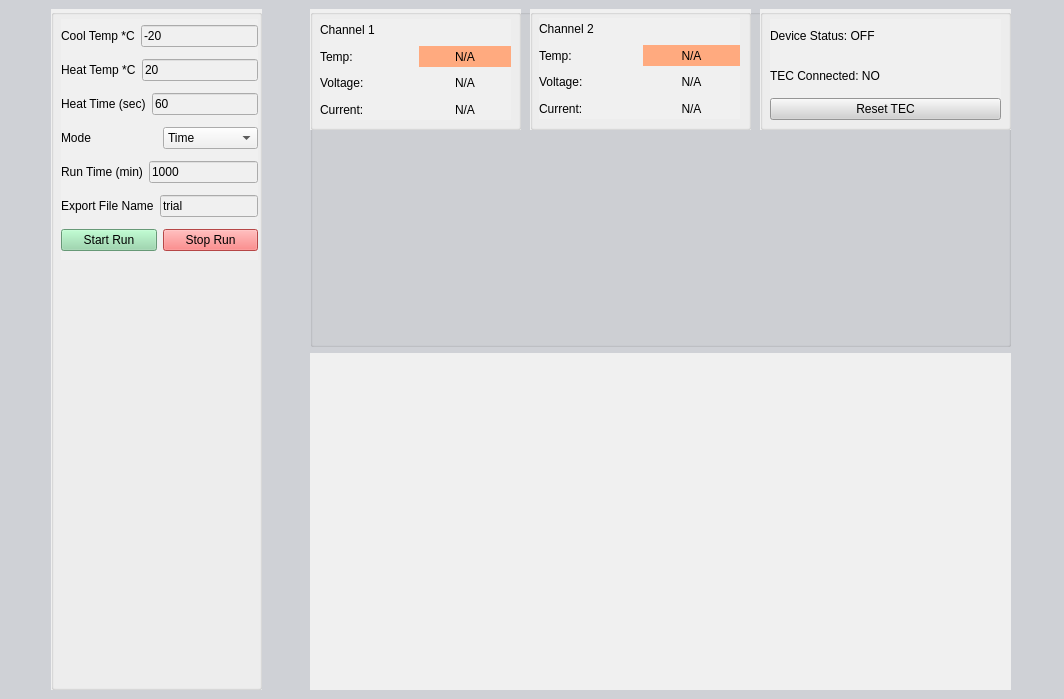
<?xml version="1.0" encoding="UTF-8"?>
<ui version="4.0">
 <class>MainWindow</class>
 <widget class="QMainWindow" name="MainWindow">
  <property name="geometry">
   <rect>
    <x>0</x>
    <y>0</y>
    <width>1064</width>
    <height>699</height>
   </rect>
  </property>
  <property name="windowTitle">
   <string>MainWindow</string>
  </property>
  <property name="styleSheet">
   <string notr="true">background-color: rgb(207, 209, 214);</string>
  </property>
  <widget class="QWidget" name="centralwidget">
   <layout class="QGridLayout" name="gridLayout">
    <item row="0" column="0" rowspan="2">
     <widget class="QGroupBox" name="groupBox">
      <property name="maximumSize">
       <size>
        <width>211</width>
        <height>16777215</height>
       </size>
      </property>
      <property name="styleSheet">
       <string notr="true">background-color: rgb(240, 240, 240);
</string>
      </property>
      <property name="title">
       <string/>
      </property>
      <widget class="QWidget" name="layoutWidget">
       <property name="geometry">
        <rect>
         <x>10</x>
         <y>10</y>
         <width>197</width>
         <height>241</height>
        </rect>
       </property>
       <layout class="QVBoxLayout" name="verticalLayout_4">
        <item>
         <layout class="QHBoxLayout" name="horizontalLayout_10">
          <item>
           <widget class="QLabel" name="cool_temp_label">
            <property name="text">
             <string>Cool Temp *C</string>
            </property>
           </widget>
          </item>
          <item>
           <widget class="QLineEdit" name="cool_temp_text">
            <property name="text">
             <string>-20</string>
            </property>
           </widget>
          </item>
         </layout>
        </item>
        <item>
         <layout class="QHBoxLayout" name="horizontalLayout_11">
          <item>
           <widget class="QLabel" name="heat_temp_label">
            <property name="text">
             <string>Heat Temp *C</string>
            </property>
           </widget>
          </item>
          <item>
           <widget class="QLineEdit" name="heat_temp_text">
            <property name="text">
             <string>20</string>
            </property>
           </widget>
          </item>
         </layout>
        </item>
        <item>
         <layout class="QHBoxLayout" name="horizontalLayout_12">
          <item>
           <widget class="QLabel" name="heat_time_label">
            <property name="text">
             <string>Heat Time (sec)</string>
            </property>
           </widget>
          </item>
          <item>
           <widget class="QLineEdit" name="heat_time_text">
            <property name="text">
             <string>60</string>
            </property>
           </widget>
          </item>
         </layout>
        </item>
        <item>
         <layout class="QHBoxLayout" name="horizontalLayout_13">
          <item>
           <widget class="QLabel" name="mode_label">
            <property name="text">
             <string>Mode</string>
            </property>
           </widget>
          </item>
          <item>
           <widget class="QComboBox" name="mode_select">
            <item>
             <property name="text">
              <string>Time</string>
             </property>
            </item>
            <item>
             <property name="text">
              <string>Cycles</string>
             </property>
            </item>
            <item>
             <property name="text">
              <string>Infinite</string>
             </property>
            </item>
           </widget>
          </item>
         </layout>
        </item>
        <item>
         <layout class="QHBoxLayout" name="horizontalLayout_14">
          <item>
           <widget class="QLabel" name="run_time_label">
            <property name="text">
             <string>Run Time (min)</string>
            </property>
           </widget>
          </item>
          <item>
           <widget class="QLineEdit" name="run_time_text">
            <property name="text">
             <string>1000</string>
            </property>
           </widget>
          </item>
         </layout>
        </item>
        <item>
         <layout class="QHBoxLayout" name="horizontalLayout_20">
          <item>
           <widget class="QLabel" name="export_file_name_label">
            <property name="text">
             <string>Export File Name</string>
            </property>
           </widget>
          </item>
          <item>
           <widget class="QLineEdit" name="export_file_name_text">
            <property name="text">
             <string>trial</string>
            </property>
           </widget>
          </item>
         </layout>
        </item>
        <item>
         <layout class="QHBoxLayout" name="horizontalLayout_9">
          <item>
           <widget class="QPushButton" name="start_button">
            <property name="styleSheet">
             <string notr="true">background-color: rgb(144, 214, 166);</string>
            </property>
            <property name="text">
             <string>Start Run</string>
            </property>
           </widget>
          </item>
          <item>
           <widget class="QPushButton" name="stop_button">
            <property name="styleSheet">
             <string notr="true">background-color: rgb(255, 99, 99);</string>
            </property>
            <property name="text">
             <string>Stop Run</string>
            </property>
           </widget>
          </item>
         </layout>
        </item>
       </layout>
      </widget>
     </widget>
    </item>
    <item row="0" column="1">
     <widget class="QGroupBox" name="groupBox_2">
      <property name="maximumSize">
       <size>
        <width>701</width>
        <height>16777215</height>
       </size>
      </property>
      <property name="title">
       <string/>
      </property>
      <widget class="QGroupBox" name="groupBox_4">
       <property name="geometry">
        <rect>
         <x>0</x>
         <y>0</y>
         <width>211</width>
         <height>121</height>
        </rect>
       </property>
       <property name="styleSheet">
        <string notr="true">background-color: rgb(240, 240, 240);
</string>
       </property>
       <property name="title">
        <string/>
       </property>
       <widget class="QWidget" name="layoutWidget_3">
        <property name="geometry">
         <rect>
          <x>10</x>
          <y>10</y>
          <width>191</width>
          <height>101</height>
         </rect>
        </property>
        <layout class="QVBoxLayout" name="verticalLayout">
         <item>
          <widget class="QLabel" name="channel_1_label">
           <property name="styleSheet">
            <string notr="true">font: 10pt &quot;Inter&quot;;</string>
           </property>
           <property name="text">
            <string>Channel 1</string>
           </property>
          </widget>
         </item>
         <item>
          <layout class="QHBoxLayout" name="horizontalLayout">
           <item>
            <widget class="QLabel" name="channel_1_temp_label">
             <property name="text">
              <string>Temp:</string>
             </property>
            </widget>
           </item>
           <item>
            <widget class="QLabel" name="channel_1_temp_text">
             <property name="styleSheet">
              <string notr="true">background-color: rgb(255, 170, 127);
text-align: center;</string>
             </property>
             <property name="text">
              <string>N/A</string>
             </property>
             <property name="alignment">
              <set>Qt::AlignCenter</set>
             </property>
            </widget>
           </item>
          </layout>
         </item>
         <item>
          <layout class="QHBoxLayout" name="horizontalLayout_4">
           <item>
            <widget class="QLabel" name="channel_1_voltage_label">
             <property name="text">
              <string>Voltage: </string>
             </property>
            </widget>
           </item>
           <item>
            <widget class="QLabel" name="channel_1_voltage_text">
             <property name="styleSheet">
              <string notr="true"/>
             </property>
             <property name="text">
              <string>N/A</string>
             </property>
             <property name="alignment">
              <set>Qt::AlignCenter</set>
             </property>
            </widget>
           </item>
          </layout>
         </item>
         <item>
          <layout class="QHBoxLayout" name="horizontalLayout_2">
           <item>
            <widget class="QLabel" name="channel_1_current_label">
             <property name="text">
              <string>Current:</string>
             </property>
            </widget>
           </item>
           <item>
            <widget class="QLabel" name="channel_1_current_text">
             <property name="styleSheet">
              <string notr="true"/>
             </property>
             <property name="text">
              <string>N/A</string>
             </property>
             <property name="alignment">
              <set>Qt::AlignCenter</set>
             </property>
            </widget>
           </item>
          </layout>
         </item>
        </layout>
       </widget>
      </widget>
      <widget class="QGroupBox" name="groupBox_5">
       <property name="geometry">
        <rect>
         <x>220</x>
         <y>0</y>
         <width>221</width>
         <height>121</height>
        </rect>
       </property>
       <property name="styleSheet">
        <string notr="true">background-color: rgb(240, 240, 240);
</string>
       </property>
       <property name="title">
        <string/>
       </property>
       <widget class="QWidget" name="layoutWidget_2">
        <property name="geometry">
         <rect>
          <x>9</x>
          <y>9</y>
          <width>201</width>
          <height>101</height>
         </rect>
        </property>
        <layout class="QVBoxLayout" name="verticalLayout_2">
         <item>
          <widget class="QLabel" name="channel_2_label">
           <property name="styleSheet">
            <string notr="true">font: 10pt &quot;Inter&quot;;</string>
           </property>
           <property name="text">
            <string>Channel 2</string>
           </property>
          </widget>
         </item>
         <item>
          <layout class="QHBoxLayout" name="horizontalLayout_5">
           <item>
            <widget class="QLabel" name="channel_2_temp_label">
             <property name="text">
              <string>Temp:</string>
             </property>
            </widget>
           </item>
           <item>
            <widget class="QLabel" name="channel_2_temp_text">
             <property name="styleSheet">
              <string notr="true">background-color: rgb(255, 170, 127);</string>
             </property>
             <property name="text">
              <string>N/A</string>
             </property>
             <property name="alignment">
              <set>Qt::AlignCenter</set>
             </property>
            </widget>
           </item>
          </layout>
         </item>
         <item>
          <layout class="QHBoxLayout" name="horizontalLayout_6">
           <item>
            <widget class="QLabel" name="channel_2_voltage_label">
             <property name="text">
              <string>Voltage: </string>
             </property>
            </widget>
           </item>
           <item>
            <widget class="QLabel" name="channel_2_voltage_text">
             <property name="styleSheet">
              <string notr="true"/>
             </property>
             <property name="text">
              <string>N/A</string>
             </property>
             <property name="alignment">
              <set>Qt::AlignCenter</set>
             </property>
            </widget>
           </item>
          </layout>
         </item>
         <item>
          <layout class="QHBoxLayout" name="horizontalLayout_7">
           <item>
            <widget class="QLabel" name="channel_2_current_label">
             <property name="text">
              <string>Current:</string>
             </property>
            </widget>
           </item>
           <item>
            <widget class="QLabel" name="channel_2_current_text">
             <property name="styleSheet">
              <string notr="true"/>
             </property>
             <property name="text">
              <string>N/A</string>
             </property>
             <property name="alignment">
              <set>Qt::AlignCenter</set>
             </property>
            </widget>
           </item>
          </layout>
         </item>
        </layout>
       </widget>
      </widget>
      <widget class="QGroupBox" name="groupBox_6">
       <property name="geometry">
        <rect>
         <x>450</x>
         <y>0</y>
         <width>251</width>
         <height>121</height>
        </rect>
       </property>
       <property name="styleSheet">
        <string notr="true">background-color: rgb(240, 240, 240);
</string>
       </property>
       <property name="title">
        <string/>
       </property>
       <widget class="QWidget" name="layoutWidget_4">
        <property name="geometry">
         <rect>
          <x>10</x>
          <y>10</y>
          <width>231</width>
          <height>101</height>
         </rect>
        </property>
        <layout class="QVBoxLayout" name="verticalLayout_3">
         <item>
          <widget class="QLabel" name="status_label">
           <property name="maximumSize">
            <size>
             <width>16777215</width>
             <height>50</height>
            </size>
           </property>
           <property name="styleSheet">
            <string notr="true">font: 12pt &quot;Inter&quot;;</string>
           </property>
           <property name="text">
            <string>Device Status: OFF</string>
           </property>
          </widget>
         </item>
         <item>
          <widget class="QLabel" name="connected_label">
           <property name="styleSheet">
            <string notr="true">font: 12pt &quot;Inter&quot;;</string>
           </property>
           <property name="text">
            <string>TEC Connected: NO</string>
           </property>
          </widget>
         </item>
         <item>
          <widget class="QPushButton" name="reset_button">
           <property name="styleSheet">
            <string notr="true">background-color: rgb(209, 209, 209);</string>
           </property>
           <property name="text">
            <string>Reset TEC</string>
           </property>
          </widget>
         </item>
        </layout>
       </widget>
      </widget>
     </widget>
    </item>
    <item row="1" column="1">
     <widget class="QWidget" name="graph_widget" native="true">
      <property name="maximumSize">
       <size>
        <width>701</width>
        <height>16777215</height>
       </size>
      </property>
      <property name="styleSheet">
       <string notr="true">background-color: rgb(240, 240, 240);
</string>
      </property>
     </widget>
    </item>
   </layout>
  </widget>
  <widget class="QMenuBar" name="menubar">
   <property name="geometry">
    <rect>
     <x>0</x>
     <y>0</y>
     <width>1064</width>
     <height>26</height>
    </rect>
   </property>
  </widget>
 </widget>
 <resources/>
 <connections/>
</ui>
